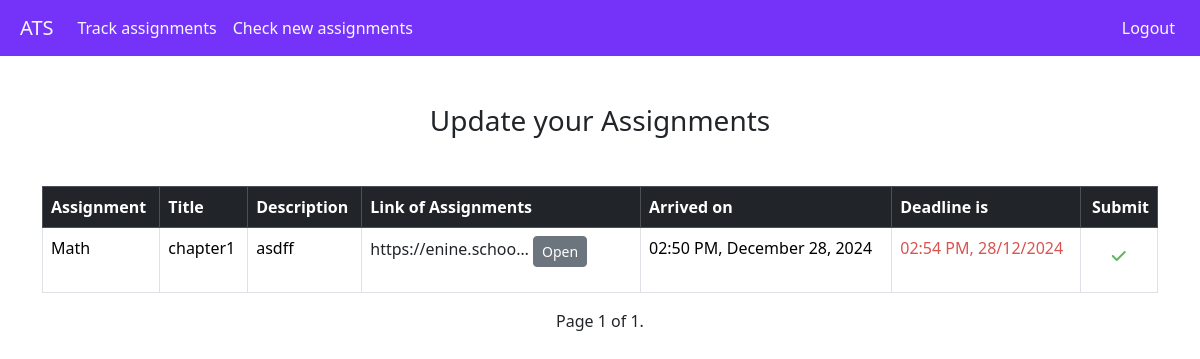
The page /studentview/ (signed in) on the database its author committed.
### cbv/models.py (models this page shows, shortened)
class Assignment(models.Model):
    category = models.CharField(max_length=200)
    title = models.CharField(max_length=200, null=True, blank=True)
    description = models.TextField(max_length=250, null=True, blank=True)
    assignment_link = models.TextField(unique=False) # change it to the textfield
    delivery_time = models.DateTimeField()
    deadline = models.DateTimeField()
    created_at = models.DateTimeField(auto_now_add=True)
    updated_at = models.DateTimeField(auto_now=True)
    def check_submit(self,user) :
        return self.submission.filter(student__student= user).exists()
    @classmethod
    def delivery_assignment(cls,time):
        return cls.objects.filter(delivery_time__lte = time).order_by("-delivery_time")

### cbv/views.py (the view)
# urls.py: path('studentview/', views.StudentView.as_view(), name='student_view'),
class StudentView(ListView):
    model = Assignment
    template_name = 'cbv/student_view.html'
    context_object_name = 'assignments'
    paginate_by = 5
    def get_queryset(self):
        formatted_now = time()
        return Assignment.delivery_assignment(formatted_now)
    def get_context_data(self, **kwargs):
        context = super().get_context_data(**kwargs)
        formatted_now = time()
        context["action"] = self.request.GET.get("action")
        context["form"] = Assignment_update_Form() if context["action"] == "update" else Assignment_sub_Form()
        if context["action"] == "update":
            update_assignments = [{"assignment": assignment, "ontime": True if assignment.is_ontime() else False} for assignment in Submission.Submited_assignment(self.request.user)]
            paginator = Paginator(update_assignments, self.paginate_by)
        else:
            submit_assignments = [{"assignment": assignment, "is_submit": assignment.check_submit(self.request.user),
                                    "check_deadline": True if str(assignment.deadline) >= str(formatted_now) else False} for assignment in context["assignments"]]
            paginator = Paginator(submit_assignments, self.paginate_by)
        page = self.request.GET.get('page')
        try:
            assignments = paginator.page(page)
        except PageNotAnInteger:
            assignments = paginator.page(1)
        except EmptyPage:
            assignments = paginator.page(paginator.num_pages)
        context['assignments'] = assignments
        return context

### cbv/views.py (called while the page is built)
def time():
    now = datetime.now()
    formatted_now = now.strftime('%Y-%m-%dT%H:%M')
    current_now = datetime.strptime(formatted_now,'%Y-%m-%dT%H:%M')
    return current_now

### cbv/templates/cbv/student_view.html (shortened to what this page needs)
{% extends 'cbv/base.html' %}
{% block content %}
{% if action == "update"  %}
<div class="container mt-5 mb-4">
    {% include 'cbv/message.html' %}
    <h3 class="text-center my-5"> Update your Assignments</h3>
    <div class="table-responsive ">
        <table class="table table-bordered table-hover">
            <thead class="table-dark" style="padding-bottom: 10%;">
                <tr style="padding: 15px; ">
                    <th>Assignment</th>
                    <th>Title</th>
                    <th>Description</th>
                    <th class="d-none d-sm-table-cell col-4 col-sm-3">Link of Assignments</th>
                    <th>Submited on</th>
                    <th>Deadline was</th>
                    <th class="text-end">Submit</th>
                </tr>
            </thead>
            <tbody>
                {% for assignment in assignments %}
                    <tr style="padding: 15px;">
                        <td style="padding: 15px;" >{{ assignment.assignment.assignment.category }}</td>
                        <td>{{ assignment.assignment.assignment.title }}</td>
                        <td>{{ assignment.assignment.assignment.description }}</td>
                        <td>
                            <a
                                href="{{ assignment.assignment.submission_link }}"
                                data-bs-toggle="popover"
                                data-bs-content="{{ assignment.assignment.submission_link }}"
                                data-bs-trigger="hover"
                                data-bs-placement="top"
                                role="button"
                                class="text-decoration-none text-dark"
                                target="_blank"
                                style="transition: color 0.3s;"
                            >
                                {{ assignment.assignment.submission_link|truncatechars:20 }}
                                <button
                                    class="btn btn-sm btn-secondary"
                                    data-bs-toggle="tooltip"
                                    data-bs-placement="top"
                                    title="Open in New Tab"
                                    style="pointer-events: none;"
                                >
                                    Open
                                </button>
                            </a>
                        </td>
                        <td {% if assignment.ontime %} style="color:#5cb85c ;" {% else %}  style="color:#d9534f;" {% endif %} >{{ assignment.assignment.submission_time|date:"h:i A, F d, Y" }}</td>
                        <td {% if assignment.ontime %} style="color:#5cb85c ;" {% else %}  style="color:#d9534f;" {% endif %} >{{ assignment.assignment.assignment.deadline|date:"h:i A, d/m/Y" }}</td>
                        <td class = "text-end">
                            <div class="modal fade" id="exampleModalMath_{{  assignment.assignment.id }}" tabindex="-1" aria-labelledby="exampleModalLabelMath_{{ assignment.id }}" aria-hidden="true">
                                <div class="modal-dialog">
                                    <div class="modal-content">
                                        <div class="modal-header">
                                            <h1 class="modal-title text-start fs-5" id="exampleModalLabel"> Update Assignment</h1>
                                            <button type="button" class="btn-close" data-bs-dismiss="modal" aria-label="Close"></button>
                                        </div>
                                        <div class="modal-body text-start">
                                            <form action="{% url 'UpdateAssignment' pk=assignment.assignment.id  %}" method="post">
                                                {% csrf_token %}
                                                {{ form }}
                                                <div class="modal-footer">
                                                    <button type="button" class="btn btn-secondary" data-bs-dismiss="modal">Close</button>
                                                    <button type="submit" class="btn btn-primary">Update</button>
                                                </div>
                                            </form>
                                        </div>
                                    </div>
                                </div>
                            </div>
                              <button class="btn btn-sm btn-outline-dark" data-bs-toggle="modal" data-bs-target="#exampleModalMath_{{  assignment.assignment.id }}">
                                Update
                            </button>
                    </td>
                    </tr>
                {% endfor %}
            </tbody>
        </table>
        <div class="pagination justify-content-center">
            <span class="step-links">
                {% if assignments.has_previous %}
                    <a href="?page=1">&laquo; first</a>
                    <a href="?page={{ assignments.previous_page_number }}">previous</a>
                {% endif %}
                <span class="current">
                    Page {{ assignments.number }} of {{ assignments.paginator.num_pages }}.
                </span>
                {% if assignments.has_next %}
                    <a href="?page={{ assignments.next_page_number }}">next</a>
                    <a href="?page={{ assignments.paginator.num_pages }}">last &raquo;</a>
                {% endif %}
            </span>
        </div>
            {% else %}
            <div class="container mt-5 mb-4">
                <h3 class="text-center my-5"> Update your Assignments</h3>
                <div class="table-responsive ">
                    <table class="table table-bordered table-hover">
             <thead class="table-dark">
                <tr>
                    <th>Assignment</th>
                    <th>Title</th>
                    <th>Description</th>
                    <th class="d-none d-sm-table-cell col-4 col-sm-3">Link of Assignments</th>
                    <th>Arrived on</th>
                    <th>Deadline is</th>
                    <th class="text-end">Submit</th>
                </tr>
            </thead>
            <tbody>
                {% for assignment in assignments %}
                    <tr>
                        <td>{{ assignment.assignment.category }}</td>
                        <td>{{ assignment.assignment.title }}</td>
                        <td>{{ assignment.assignment.description }}</td>
                        <td>
                            <a
                                href="{{ assignment.assignment.assignment_link }}"
                                data-bs-toggle="popover"
                                data-bs-content="{{ assignment.assignment.assignment_link }}"
                                data-bs-trigger="hover"
                                data-bs-placement="top"
                                role="button"
                                class="text-decoration-none text-dark"
                                target="_blank"
                                style="transition: color 0.3s;"
                            >
                                {{ assignment.assignment.assignment_link|truncatechars:20 }}
                                <button
                                    class="btn btn-sm btn-secondary"
                                    data-bs-toggle="tooltip"
                                    data-bs-placement="top"
                                    title="Open in New Tab"
                                    style="pointer-events: none;"
                                >
                                    Open
                                </button>
                            </a>
                        </td>
                        <td >{{ assignment.assignment.delivery_time|date:"h:i A, F d, Y" }}</td>
                        <td {% if assignment.check_deadline %} style="color:#5cb85c ;" {% else %}  style="color:#d9534f;" {% endif %} >{{ assignment.assignment.deadline|date:"h:i A, d/m/Y" }}</td>
                        <td class = "text-end">
                            {% if assignment.is_submit %}
                            <p class="text-center mt-2" style="color:#5cb85c;"><i class="fas fa-check "></i></p>
                            {% else %}
                              <button class="btn btn-sm btn-outline-primary" data-bs-toggle="modal" data-bs-target="#exampleModalMath_{{  assignment.assignment.id }}">
                                Submit
                            </button>
                         {% endif %}
                    </td>
                    </tr>
                {% endfor %}
            </tbody>
        </table>
        <div class="pagination justify-content-center">
            <span class="step-links">
                <span class="current">
                    Page {{ assignments.number }} of {{ assignments.paginator.num_pages }}.
                </span>
            </span>
        </div>
            {% endif %}
    </div>
        {% endblock %}

### rows shown on the page
Assignment: assignment.category "Math", assignment "chapter1", assignment.description "asdff", assignment.assignment_link "https://enine.schoo…", assignment.delivery_time "02:50 PM, December 28, 2024", assignment.deadline "02:54 PM, 28/12/2024"

### other values the page prints
{{ assignments.number }} "1"
{{ assignments.paginator.num_pages }} "1"
